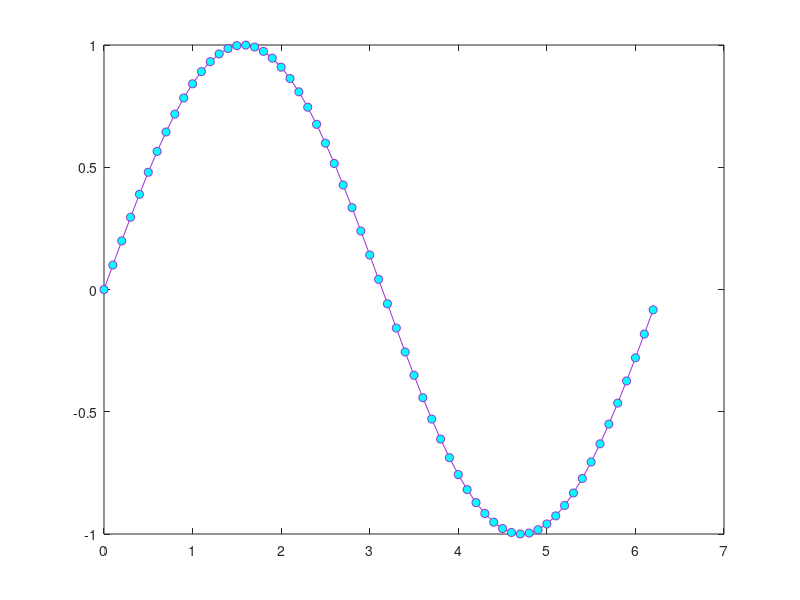

Here is the MATLAB script that generated this plot:
%% Specify Colors
% Instructions are in the task pane to the left. Complete and submit each task one at a time.
% This code sets up the activity.
x = 0:0.1:2*pi;
y = sin(x);
plot(x,y)
%% Task 1
plot(x,y,"k")
%% Task 2
plot(x,y,"Color",[0.5 0.6 0])
%% Task 3
plot(x,y,"o-","Color",[0.6 0.2 0.8],"MarkerEdgeColor","c")
%% Further Practice
plot(x,y,"o-","Color",[0.6 0.2 0.8],"MarkerFaceColor","c")